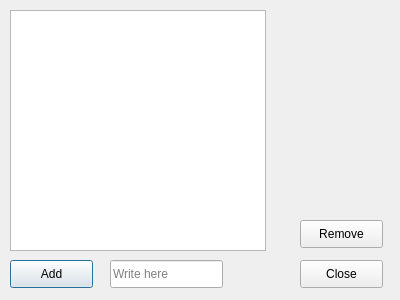
<?xml version="1.0" encoding="UTF-8"?>
<ui version="4.0">
 <class>DialogEditDict</class>
 <widget class="QDialog" name="DialogEditDict">
  <property name="geometry">
   <rect>
    <x>0</x>
    <y>0</y>
    <width>400</width>
    <height>300</height>
   </rect>
  </property>
  <property name="windowTitle">
   <string>Edit Dictionary</string>
  </property>
  <widget class="QPushButton" name="pushButtonAdd">
   <property name="geometry">
    <rect>
     <x>10</x>
     <y>260</y>
     <width>83</width>
     <height>28</height>
    </rect>
   </property>
   <property name="text">
    <string>Add</string>
   </property>
  </widget>
  <widget class="QPushButton" name="pushButtonRemove">
   <property name="geometry">
    <rect>
     <x>300</x>
     <y>220</y>
     <width>83</width>
     <height>28</height>
    </rect>
   </property>
   <property name="text">
    <string>Remove</string>
   </property>
  </widget>
  <widget class="QPushButton" name="pushButtonClose">
   <property name="geometry">
    <rect>
     <x>300</x>
     <y>260</y>
     <width>83</width>
     <height>28</height>
    </rect>
   </property>
   <property name="text">
    <string>Close</string>
   </property>
  </widget>
  <widget class="QListWidget" name="listWidget">
   <property name="geometry">
    <rect>
     <x>10</x>
     <y>10</y>
     <width>256</width>
     <height>241</height>
    </rect>
   </property>
  </widget>
  <widget class="QLineEdit" name="lineEditData">
   <property name="geometry">
    <rect>
     <x>110</x>
     <y>260</y>
     <width>113</width>
     <height>28</height>
    </rect>
   </property>
   <property name="placeholderText">
    <string>Write here</string>
   </property>
  </widget>
 </widget>
 <resources/>
 <connections/>
</ui>
